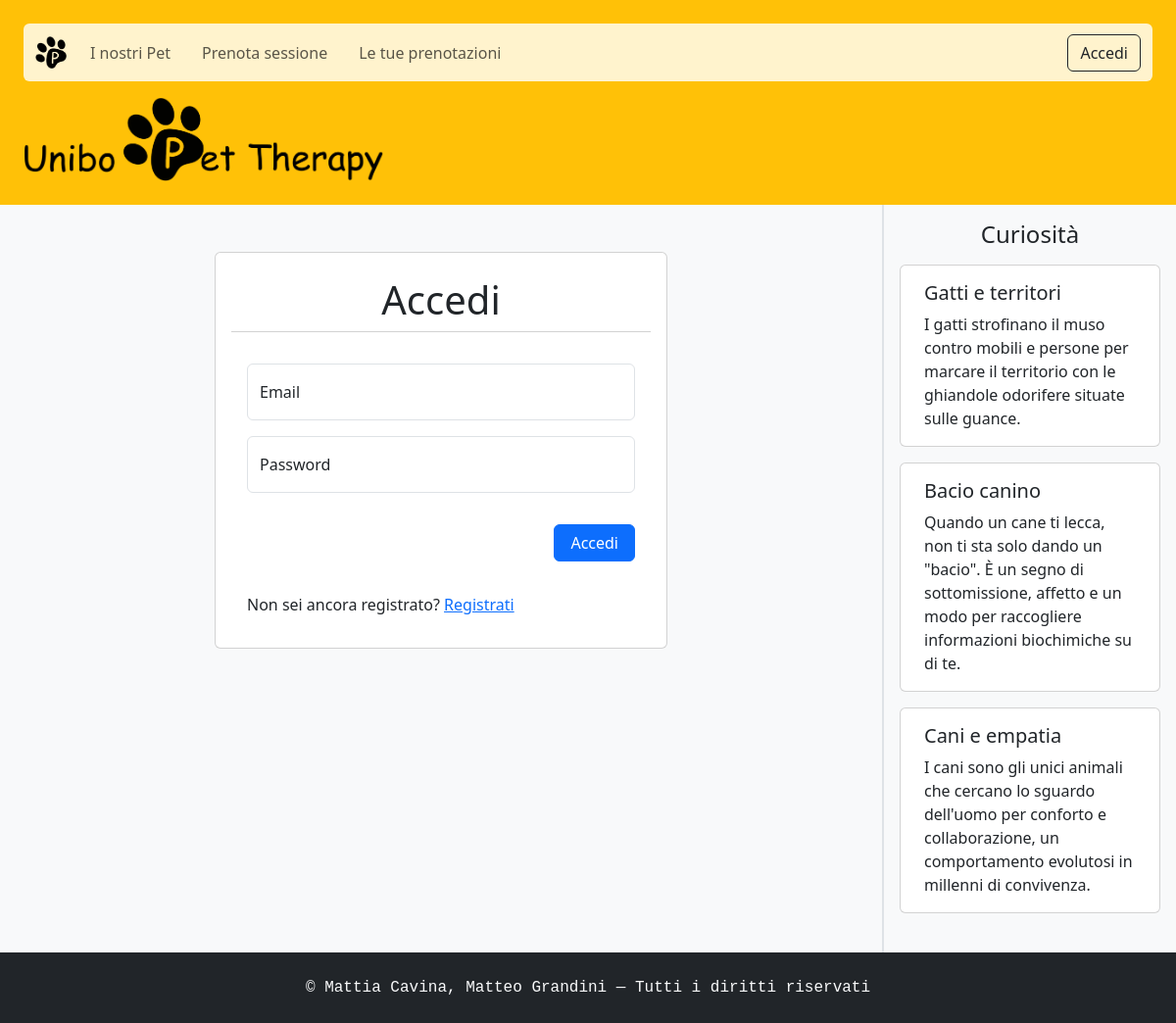
The page /login.php on the database its author committed.
### tables this page shows
create table Curiosita (
    ID_Curiosita int not null auto_increment,
    Titolo varchar(50) not null,
    Descrizione varchar(300) not null,
    constraint IDCURIOSITA primary key (ID_Curiosita)
);

### www/login.php (called while the page is built, shortened)
<?php
require_once "bootstrap.php";
$templateParams["css"] = ["css/navbar.css"];
$templateParams["curiosita"] = $dbh->getRandomFacts(3);
$templateParams["title"] = "Login | Unibo Pet Therapy";
$templateParams["main"] = "main/form-login-registrazione.php";
$templateParams["js"] = ["js/login.js"];
$templateParams["formaction"] = "Accedi";
require "template/base.php";

### www/db/database.php (called while the page is built, shortened)
<?php
class DatabaseHelper
{
  private $db;
  public function __construct($servername, $username, $password, $dbname, $port)
  {
    $this->db = new mysqli($servername, $username, $password, $dbname, $port);
  }
  public function getRandomFacts($n): array
  {
    $query = "SELECT titolo, descrizione FROM curiosita ORDER BY RAND() LIMIT ?";
    $stmt = $this->db->prepare($query);
    $stmt->bind_param("i", $n);
    $stmt->execute();
    $result = $stmt->get_result();
    return $result->fetch_all(MYSQLI_ASSOC);
  }
}

### www/bootstrap.php (called while the page is built, shortened)
<?php
require_once "utils/functions.php";
require_once "db/database.php";
$dbh = new DatabaseHelper("localhost", "root", "", "unibo_pet_therapy", 3306);

### www/utils/functions.php (called while the page is built, shortened)
<?php
function isUserLoggedIn(): bool
{
    return !empty($_SESSION['userid']);
}
function isLoggedUserAdmin(): bool
{
    return isUserLoggedIn() && $_SESSION["admin"];
}

### www/template/base.php (the view, shortened to what this page needs)
<!DOCTYPE html>
<html lang="it" data-bs-theme="light">
<head>
  <link href="https://cdn.jsdelivr.net/npm/bootstrap@5.3.8/dist/css/bootstrap.min.css" rel="stylesheet"/>
  <link rel="stylesheet" href="css/base.css"/>
  <?php
  if(isset($templateParams["css"])):
    foreach($templateParams["css"] as $sheet):
  ?>
      <link rel="stylesheet" href="<?php echo $sheet; ?>"/>
  <?php
    endforeach;
  endif;
  ?>
</head>
<body class="container-fluid bg-body p-0 overflow-x-hidden">
  <header class="bg-warning p-4">
    <?php require "navbar.php"; ?>
    <div class="row">
      <div class="col col-md-4">
        <a href="index.php"><img src="<?php echo DESIGN_IMG_DIR . "Titolo.png"; ?>" alt="" class="img-fluid w-100"/></a>
      </div>
      <div class="col-md-8"></div>
    </div>
  </header>
  <div class="row g-0 bg-body-tertiary">
    <div class="col-lg-9 col pb-4">
      <main>
        <?php
        if (isset($templateParams["main"])) {
          require $templateParams["main"];
        }
        ?>
      </main>
    </div>
    <div class="col-lg-3 border-start border-2 px-3 pb-3">
      <aside>
        <section>
          <h2 class="text-center my-3 h4">Curiosità</h2>
          <div class="row px-2 g-3 pb-4">
            <?php foreach ($templateParams["curiosita"] as $curiosita): ?>
              <article class="card col-12">
                <div class="card-body">
                  <h3 class="card-title h5"><?php echo $curiosita["titolo"]; ?></h3>
                  <p class="card-text"><?php echo $curiosita["descrizione"]; ?></p>
                </div>
              </article>
            <?php endforeach; ?>
          </div>
        </section>
      </aside>
    </div>
  </div>
  <footer class="bg-dark text-light text-center p-3 font-monospace">
    <p class="my-2">&copy; Mattia Cavina, Matteo Grandini — Tutti i diritti riservati</p>
  </footer>
</body>
</html>

### www/template/navbar.php (shortened to what this page needs)
<nav class="navbar navbar-expand-md mb-3 bg-warning-subtle rounded">
  <div class="container-fluid">
    <a class="navbar-brand d-none d-md-flex align-content-center" href="index.php">
      <img src="<?php echo DESIGN_IMG_DIR . "Zampa_P.png"; ?>" alt="Logo" class="img-fluid logo"/>
    </a>
    <div class="collapse navbar-collapse" id="navbarSupportedContent">
      <ul class="navbar-nav me-auto mb-2 mb-md-0 gap-md-3">
        <li class="nav-item">
          <a class="nav-link" href="pet.php">
            <?php echo isLoggedUserAdmin() ? "Gestisci Pet" : "I nostri Pet"; ?>
          </a>
        </li>
        <?php if (!isLoggedUserAdmin()): ?>
          <li class="nav-item">
            <a class="nav-link" href="nuova-prenotazione.php">Prenota sessione</a>
          </li>
        <?php endif; ?>
        <li class="nav-item">
          <a class="nav-link" href="prenotazioni.php">
            <?php echo isLoggedUserAdmin() ? "Gestisci prenotazioni" : "Le tue prenotazioni"; ?>
          </a>
        </li>
      </ul>
    </div>
    <?php if (!isUserLoggedIn()): ?>
      <a class="btn btn-outline-dark d-none d-md-flex" href="login.php">Accedi</a>
    <?php endif; ?>
  </div>
</nav>

### www/template/main/form-login-registrazione.php (shortened to what this page needs)
<section>
  <div class="row justify-content-center bg-body-tertiary">
    <div class="mb-1 mt-md-5 col-md-6 p-3 card">
      <h2 class="text-center h1 mb-3 card-header bg-body"><?php echo $templateParams["formaction"]; ?></h2>
      <div class="card-body">
        <div class="mb-3">
          <form action="#" method="POST">
            <div class="form-floating mb-3">
              <input type="text" name="email" class="form-control" id="email" placeholder="Email" autocomplete="email" required/>
              <label for="email" class="form-label">Email</label>
            </div>
            <div class="form-floating mb-3">
              <input type="password" name="password" class="form-control" id="password" placeholder="Password" autocomplete="<?php $templateParams["formaction"] == "Accedi" ? "current-password" : "new-password"; ?>" required/>
              <label for="password" class="form-label">Password</label>
            </div>
            <div class="d-flex justify-content-end">
              <input type="submit" class="btn btn-primary my-3 px-3" value="<?php echo $templateParams["formaction"]; ?>"/>
            </div>
          </form>
        </div>
        <?php
        switch ($templateParams["formaction"]):
        case "Accedi":
        ?>
          <span>Non sei ancora registrato?</span>
          <a href="register.php" class="link-primary">Registrati</a>
        <?php
          break;
        ?>
        <?php
        endswitch;
        ?>
      </div>
    </div>
  </div>
</section>

### www/css/navbar.css (style rules this page uses)
.logo { width: 1.6em; }

### rows shown on the page
curiosita: Titolo "Gatti e territori", Descrizione "I gatti strofinano il muso contro mobili e persone per marcare il territorio con le ghiandole odorifere situate sulle guance."
curiosita: Titolo "Bacio canino", Descrizione "Quando un cane ti lecca, non ti sta solo dando un \"bacio\". È un segno di sottomissione, affetto e un modo per raccogliere informazioni biochimiche su di te."
curiosita: Titolo "Cani e empatia", Descrizione "I cani sono gli unici animali che cercano lo sguardo dell'uomo per conforto e collaborazione, un comportamento evolutosi in millenni di convivenza."

### other values the page prints
$templateParams["formaction"] "Accedi"
